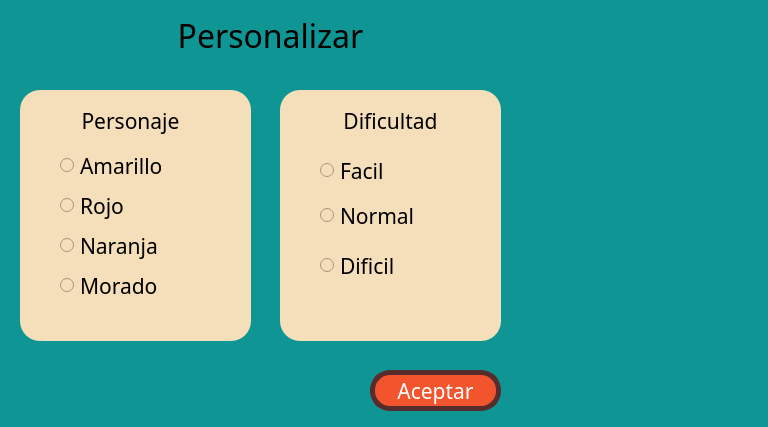
<?xml version="1.0" encoding="UTF-8"?>
<ui version="4.0">
 <class>Dialog</class>
 <widget class="QDialog" name="Dialog">
  <property name="geometry">
   <rect>
    <x>0</x>
    <y>0</y>
    <width>768</width>
    <height>427</height>
   </rect>
  </property>
  <property name="windowTitle">
   <string>Dialog</string>
  </property>
  <property name="styleSheet">
   <string notr="true">background-color: rgb(14, 149, 148);</string>
  </property>
  <widget class="QLabel" name="label">
   <property name="geometry">
    <rect>
     <x>140</x>
     <y>20</y>
     <width>261</width>
     <height>31</height>
    </rect>
   </property>
   <property name="font">
    <font>
     <family>Agency FB</family>
     <pointsize>24</pointsize>
     <weight>9</weight>
     <italic>false</italic>
     <bold>false</bold>
    </font>
   </property>
   <property name="styleSheet">
    <string notr="true">font: 75 24pt &quot;Agency FB&quot;;
    color: rgb(0, 0, 0);</string>
   </property>
   <property name="text">
    <string>Personalizar</string>
   </property>
   <property name="alignment">
    <set>Qt::AlignCenter</set>
   </property>
  </widget>
  <widget class="QGroupBox" name="groupBox">
   <property name="geometry">
    <rect>
     <x>280</x>
     <y>90</y>
     <width>221</width>
     <height>251</height>
    </rect>
   </property>
   <property name="styleSheet">
    <string notr="true">background-color: rgb(245, 223, 187);

    border-radius: 20px;</string>
   </property>
   <property name="title">
    <string/>
   </property>
   <widget class="QRadioButton" name="rbtn_normal">
    <property name="geometry">
     <rect>
      <x>40</x>
      <y>110</y>
      <width>151</width>
      <height>31</height>
     </rect>
    </property>
    <property name="font">
     <font>
      <family>Agency FB</family>
      <pointsize>16</pointsize>
      <weight>9</weight>
      <italic>false</italic>
      <bold>false</bold>
     </font>
    </property>
    <property name="styleSheet">
     <string notr="true">font: 75 16pt &quot;Agency FB&quot;;
    color: rgb(0, 0, 0);</string>
    </property>
    <property name="text">
     <string>Normal</string>
    </property>
   </widget>
   <widget class="QLabel" name="label_2">
    <property name="geometry">
     <rect>
      <x>10</x>
      <y>10</y>
      <width>201</width>
      <height>41</height>
     </rect>
    </property>
    <property name="font">
     <font>
      <family>Agency FB</family>
      <pointsize>16</pointsize>
      <weight>9</weight>
      <italic>false</italic>
      <bold>false</bold>
     </font>
    </property>
    <property name="styleSheet">
     <string notr="true">font: 75 16pt &quot;Agency FB&quot;;
    color: rgb(0, 0, 0);</string>
    </property>
    <property name="text">
     <string>Dificultad</string>
    </property>
    <property name="alignment">
     <set>Qt::AlignCenter</set>
    </property>
   </widget>
   <widget class="QRadioButton" name="rbtn_facil">
    <property name="geometry">
     <rect>
      <x>40</x>
      <y>60</y>
      <width>141</width>
      <height>41</height>
     </rect>
    </property>
    <property name="font">
     <font>
      <family>Agency FB</family>
      <pointsize>16</pointsize>
      <weight>9</weight>
      <italic>false</italic>
      <bold>false</bold>
     </font>
    </property>
    <property name="styleSheet">
     <string notr="true">font: 75 16pt &quot;Agency FB&quot;;
    color: rgb(0, 0, 0);</string>
    </property>
    <property name="text">
     <string>Facil</string>
    </property>
   </widget>
   <widget class="QRadioButton" name="rbt_dificil">
    <property name="geometry">
     <rect>
      <x>40</x>
      <y>160</y>
      <width>141</width>
      <height>31</height>
     </rect>
    </property>
    <property name="font">
     <font>
      <family>Agency FB</family>
      <pointsize>16</pointsize>
      <weight>9</weight>
      <italic>false</italic>
      <bold>false</bold>
     </font>
    </property>
    <property name="styleSheet">
     <string notr="true">font: 75 16pt &quot;Agency FB&quot;;
    color: rgb(0, 0, 0);</string>
    </property>
    <property name="text">
     <string>Dificil</string>
    </property>
   </widget>
  </widget>
  <widget class="QGroupBox" name="groupBox_2">
   <property name="geometry">
    <rect>
     <x>20</x>
     <y>90</y>
     <width>231</width>
     <height>251</height>
    </rect>
   </property>
   <property name="styleSheet">
    <string notr="true">background-color: rgb(245, 223, 187);

    border-radius: 20px;</string>
   </property>
   <property name="title">
    <string/>
   </property>
   <widget class="QRadioButton" name="rbtn_morado">
    <property name="geometry">
     <rect>
      <x>40</x>
      <y>180</y>
      <width>161</width>
      <height>31</height>
     </rect>
    </property>
    <property name="font">
     <font>
      <family>Agency FB</family>
      <pointsize>16</pointsize>
      <weight>9</weight>
      <italic>false</italic>
      <bold>false</bold>
     </font>
    </property>
    <property name="styleSheet">
     <string notr="true">font: 75 16pt &quot;Agency FB&quot;;
    color: rgb(0, 0, 0);</string>
    </property>
    <property name="text">
     <string>Morado</string>
    </property>
   </widget>
   <widget class="QRadioButton" name="rbtn_rojo">
    <property name="geometry">
     <rect>
      <x>40</x>
      <y>100</y>
      <width>161</width>
      <height>31</height>
     </rect>
    </property>
    <property name="font">
     <font>
      <family>Agency FB</family>
      <pointsize>16</pointsize>
      <weight>9</weight>
      <italic>false</italic>
      <bold>false</bold>
     </font>
    </property>
    <property name="styleSheet">
     <string notr="true">font: 75 16pt &quot;Agency FB&quot;;
    color: rgb(0, 0, 0);</string>
    </property>
    <property name="text">
     <string>Rojo</string>
    </property>
   </widget>
   <widget class="QLabel" name="label_3">
    <property name="geometry">
     <rect>
      <x>10</x>
      <y>10</y>
      <width>201</width>
      <height>41</height>
     </rect>
    </property>
    <property name="font">
     <font>
      <family>Agency FB</family>
      <pointsize>16</pointsize>
      <weight>9</weight>
      <italic>false</italic>
      <bold>false</bold>
     </font>
    </property>
    <property name="styleSheet">
     <string notr="true">font: 75 16pt &quot;Agency FB&quot;;
    color: rgb(0, 0, 0);</string>
    </property>
    <property name="text">
     <string>Personaje</string>
    </property>
    <property name="alignment">
     <set>Qt::AlignCenter</set>
    </property>
   </widget>
   <widget class="QRadioButton" name="rbtn_amarillo">
    <property name="geometry">
     <rect>
      <x>40</x>
      <y>60</y>
      <width>161</width>
      <height>31</height>
     </rect>
    </property>
    <property name="font">
     <font>
      <family>Agency FB</family>
      <pointsize>16</pointsize>
      <weight>9</weight>
      <italic>false</italic>
      <bold>false</bold>
     </font>
    </property>
    <property name="styleSheet">
     <string notr="true">font: 75 16pt &quot;Agency FB&quot;;
    color: rgb(0, 0, 0);</string>
    </property>
    <property name="text">
     <string>Amarillo</string>
    </property>
   </widget>
   <widget class="QRadioButton" name="rbtn_naranja">
    <property name="geometry">
     <rect>
      <x>40</x>
      <y>140</y>
      <width>161</width>
      <height>31</height>
     </rect>
    </property>
    <property name="font">
     <font>
      <family>Agency FB</family>
      <pointsize>16</pointsize>
      <weight>9</weight>
      <italic>false</italic>
      <bold>false</bold>
     </font>
    </property>
    <property name="styleSheet">
     <string notr="true">font: 75 16pt &quot;Agency FB&quot;;
    color: rgb(0, 0, 0);</string>
    </property>
    <property name="text">
     <string>Naranja</string>
    </property>
   </widget>
  </widget>
  <widget class="QPushButton" name="btn_aceptar">
   <property name="geometry">
    <rect>
     <x>370</x>
     <y>370</y>
     <width>131</width>
     <height>41</height>
    </rect>
   </property>
   <property name="font">
    <font>
     <family>Agency FB</family>
     <pointsize>16</pointsize>
     <weight>9</weight>
     <italic>false</italic>
     <bold>false</bold>
    </font>
   </property>
   <property name="styleSheet">
    <string notr="true">QPushButton {
	font: 75 16pt &quot;Agency FB&quot;;
    color: rgb(255, 255, 255);
    background-color: rgb(242, 84, 45);
    border: 5px solid rgb(86, 44, 44);
    border-radius: 20px;
}
QPushButton:hover {
    background-color: rgb(18, 116, 117) ;
}</string>
   </property>
   <property name="text">
    <string>Aceptar</string>
   </property>
  </widget>
 </widget>
 <resources/>
 <connections/>
</ui>
